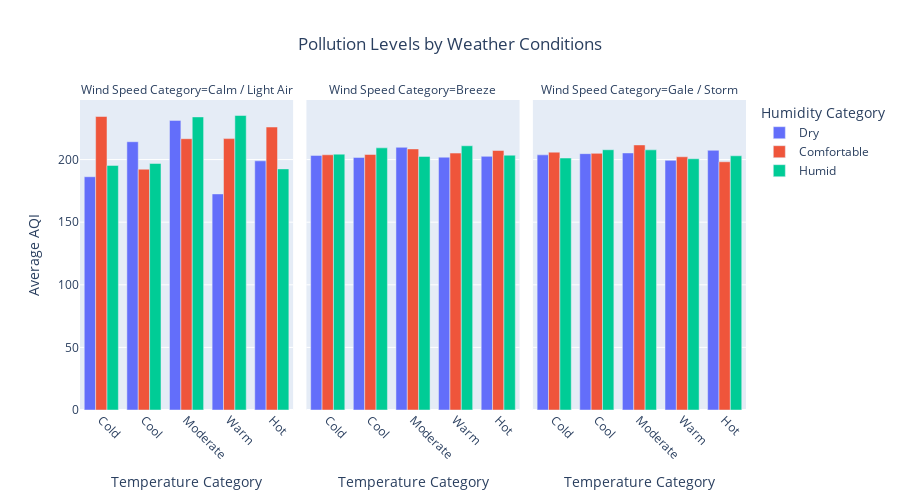

The notebook cell saved with this chart:
### Markdown cell above
*Analysis steps:*

### Code cell
# Calculate the average AQI for each weather category
avg_us_aqi_weather = data.groupby(
    ['Temperature_Category', 'Humidity_Category', 'Wind_Speed_Category']
)['US_AQI'].mean().reset_index()

fig = px.bar(
    avg_us_aqi_weather,
    x="Temperature_Category",
    y="US_AQI",
    color="Humidity_Category",
    facet_col="Wind_Speed_Category",
    barmode="group",
    title="Pollution Levels by Weather Conditions",
    labels={
        "US_AQI": "Average AQI",
        "Temperature_Category": "Temperature Category",
        "Humidity_Category": "Humidity Category",
        "Wind_Speed_Category": "Wind Speed Category"
    },
    category_orders={
        "Temperature_Category": ["Cold", "Cool", "Moderate", "Warm", "Hot"],
        "Humidity_Category": ["Dry", "Comfortable", "Humid"],
        "Wind_Speed_Category": ["Calm / Light Air", "Breeze", "Gale / Storm"]
    }
)

# Layout customization
fig.update_layout(
    title_x=0.5,
    height=500,
    bargap=0.2
)

# Rotate x-axis labels
fig.update_xaxes(tickangle=45)

# Show the plot
fig.show()

### Figure 1 — Plotly figure (JSON) as saved in the notebook; plotly's stock layout.template omitted (floating-point values rounded to 4 significant figures)
{"data": [{"alignmentgroup": "True", "hovertemplate": "Humidity Category=Dry<br>Wind Speed Category=Calm / Light Air<br>Temperature Category=%{x}<br>Average AQI=%{y}<extra></extra>", "legendgroup": "Dry", "marker": {"color": "#636efa", "pattern": {"shape": ""}}, "name": "Dry", "offsetgroup": "Dry", "orientation": "v", "showlegend": true, "textposition": "auto", "type": "bar", "x": ["Cold", "Cool", "Hot", "Moderate", "Warm"], "xaxis": "x", "y": [186.3, 214.3, 199, 231.3, 172.6], "yaxis": "y"}, {"alignmentgroup": "True", "hovertemplate": "Humidity Category=Dry<br>Wind Speed Category=Breeze<br>Temperature Category=%{x}<br>Average AQI=%{y}<extra></extra>", "legendgroup": "Dry", "marker": {"color": "#636efa", "pattern": {"shape": ""}}, "name": "Dry", "offsetgroup": "Dry", "orientation": "v", "showlegend": false, "textposition": "auto", "type": "bar", "x": ["Cold", "Cool", "Hot", "Moderate", "Warm"], "xaxis": "x2", "y": [203.3, 201.7, 202.6, 209.8, 201.9], "yaxis": "y2"}, {"alignmentgroup": "True", "hovertemplate": "Humidity Category=Dry<br>Wind Speed Category=Gale / Storm<br>Temperature Category=%{x}<br>Average AQI=%{y}<extra></extra>", "legendgroup": "Dry", "marker": {"color": "#636efa", "pattern": {"shape": ""}}, "name": "Dry", "offsetgroup": "Dry", "orientation": "v", "showlegend": false, "textposition": "auto", "type": "bar", "x": ["Cold", "Cool", "Hot", "Moderate", "Warm"], "xaxis": "x3", "y": [203.8, 204.7, 207.4, 205.3, 199.4], "yaxis": "y3"}, {"alignmentgroup": "True", "hovertemplate": "Humidity Category=Comfortable<br>Wind Speed Category=Calm / Light Air<br>Temperature Category=%{x}<br>Average AQI=%{y}<extra></extra>", "legendgroup": "Comfortable", "marker": {"color": "#EF553B", "pattern": {"shape": ""}}, "name": "Comfortable", "offsetgroup": "Comfortable", "orientation": "v", "showlegend": true, "textposition": "auto", "type": "bar", "x": ["Cold", "Cool", "Hot", "Moderate", "Warm"], "xaxis": "x", "y": [234.4, 192.3, 226, 216.7, 216.8], "yaxis": "y"}, {"alignmentgroup": "True", "hovertemplate": "Humidity Category=Comfortable<br>Wind Speed Category=Breeze<br>Temperature Category=%{x}<br>Average AQI=%{y}<extra></extra>", "legendgroup": "Comfortable", "marker": {"color": "#EF553B", "pattern": {"shape": ""}}, "name": "Comfortable", "offsetgroup": "Comfortable", "orientation": "v", "showlegend": false, "textposition": "auto", "type": "bar", "x": ["Cold", "Cool", "Hot", "Moderate", "Warm"], "xaxis": "x2", "y": [203.8, 204.1, 207.2, 208.5, 205.2], "yaxis": "y2"}, {"alignmentgroup": "True", "hovertemplate": "Humidity Category=Comfortable<br>Wind Speed Category=Gale / Storm<br>Temperature Category=%{x}<br>Average AQI=%{y}<extra></extra>", "legendgroup": "Comfortable", "marker": {"color": "#EF553B", "pattern": {"shape": ""}}, "name": "Comfortable", "offsetgroup": "Comfortable", "orientation": "v", "showlegend": false, "textposition": "auto", "type": "bar", "x": ["Cold", "Cool", "Hot", "Moderate", "Warm"], "xaxis": "x3", "y": [205.9, 205.0, 198.2, 211.7, 202.2], "yaxis": "y3"}, {"alignmentgroup": "True", "hovertemplate": "Humidity Category=Humid<br>Wind Speed Category=Calm / Light Air<br>Temperature Category=%{x}<br>Average AQI=%{y}<extra></extra>", "legendgroup": "Humid", "marker": {"color": "#00cc96", "pattern": {"shape": ""}}, "name": "Humid", "offsetgroup": "Humid", "orientation": "v", "showlegend": true, "textposition": "auto", "type": "bar", "x": ["Cold", "Cool", "Hot", "Moderate", "Warm"], "xaxis": "x", "y": [195.3, 196.9, 192.6, 234.1, 235.2], "yaxis": "y"}, {"alignmentgroup": "True", "hovertemplate": "Humidity Category=Humid<br>Wind Speed Category=Breeze<br>Temperature Category=%{x}<br>Average AQI=%{y}<extra></extra>", "legendgroup": "Humid", "marker": {"color": "#00cc96", "pattern": {"shape": ""}}, "name": "Humid", "offsetgroup": "Humid", "orientation": "v", "showlegend": false, "textposition": "auto", "type": "bar", "x": ["Cold", "Cool", "Hot", "Moderate", "Warm"], "xaxis": "x2", "y": [204.3, 209.4, 203.5, 202.5, 211.0], "yaxis": "y2"}, {"alignmentgroup": "True", "hovertemplate": "Humidity Category=Humid<br>Wind Speed Category=Gale / Storm<br>Temperature Category=%{x}<br>Average AQI=%{y}<extra></extra>", "legendgroup": "Humid", "marker": {"color": "#00cc96", "pattern": {"shape": ""}}, "name": "Humid", "offsetgroup": "Humid", "orientation": "v", "showlegend": false, "textposition": "auto", "type": "bar", "x": ["Cold", "Cool", "Hot", "Moderate", "Warm"], "xaxis": "x3", "y": [201.2, 207.9, 203.0, 207.8, 200.6], "yaxis": "y3"}], "layout": {"annotations": [{"font": {}, "showarrow": false, "text": "Wind Speed Category=Calm / Light Air", "x": 0.16, "xanchor": "center", "xref": "paper", "y": 1, "yanchor": "bottom", "yref": "paper"}, {"font": {}, "showarrow": false, "text": "Wind Speed Category=Breeze", "x": 0.5, "xanchor": "center", "xref": "paper", "y": 1, "yanchor": "bottom", "yref": "paper"}, {"font": {}, "showarrow": false, "text": "Wind Speed Category=Gale / Storm", "x": 0.84, "xanchor": "center", "xref": "paper", "y": 1, "yanchor": "bottom", "yref": "paper"}], "bargap": 0.2, "barmode": "group", "height": 500, "legend": {"title": {"text": "Humidity Category"}, "tracegroupgap": 0}, "title": {"text": "Pollution Levels by Weather Conditions", "x": 0.5}, "xaxis": {"anchor": "y", "categoryarray": ["Cold", "Cool", "Moderate", "Warm", "Hot"], "categoryorder": "array", "domain": [0, 0.32], "tickangle": 45, "title": {"text": "Temperature Category"}}, "xaxis2": {"anchor": "y2", "categoryarray": ["Cold", "Cool", "Moderate", "Warm", "Hot"], "categoryorder": "array", "domain": [0.34, 0.66], "matches": "x", "tickangle": 45, "title": {"text": "Temperature Category"}}, "xaxis3": {"anchor": "y3", "categoryarray": ["Cold", "Cool", "Moderate", "Warm", "Hot"], "categoryorder": "array", "domain": [0.68, 1.0], "matches": "x", "tickangle": 45, "title": {"text": "Temperature Category"}}, "yaxis": {"anchor": "x", "domain": [0, 1], "title": {"text": "Average AQI"}}, "yaxis2": {"anchor": "x2", "domain": [0, 1], "matches": "y", "showticklabels": false}, "yaxis3": {"anchor": "x3", "domain": [0, 1], "matches": "y", "showticklabels": false}}}
